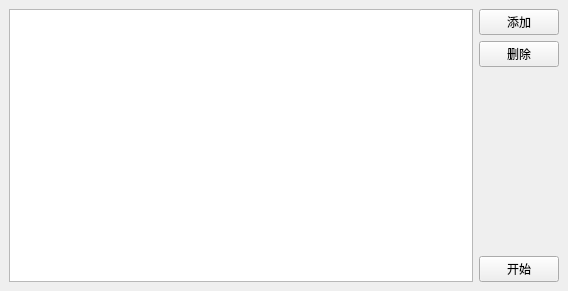
<?xml version="1.0" encoding="UTF-8"?>
<ui version="4.0">
 <class>batch_playblast_MainWindow</class>
 <widget class="QMainWindow" name="batch_playblast_MainWindow">
  <property name="geometry">
   <rect>
    <x>0</x>
    <y>0</y>
    <width>568</width>
    <height>291</height>
   </rect>
  </property>
  <property name="windowTitle">
   <string>批量PlayBlast</string>
  </property>
  <widget class="QWidget" name="centralwidget">
   <property name="font">
    <font>
     <pointsize>10</pointsize>
    </font>
   </property>
   <layout class="QHBoxLayout" name="horizontalLayout">
    <item>
     <widget class="QListWidget" name="QL_list">
      <property name="selectionMode">
       <enum>QAbstractItemView::ExtendedSelection</enum>
      </property>
     </widget>
    </item>
    <item>
     <layout class="QVBoxLayout" name="verticalLayout">
      <item>
       <widget class="QPushButton" name="QB_add">
        <property name="font">
         <font>
          <pointsize>9</pointsize>
         </font>
        </property>
        <property name="text">
         <string>添加</string>
        </property>
       </widget>
      </item>
      <item>
       <widget class="QPushButton" name="QB_del">
        <property name="font">
         <font>
          <pointsize>9</pointsize>
         </font>
        </property>
        <property name="text">
         <string>删除</string>
        </property>
       </widget>
      </item>
      <item>
       <spacer name="verticalSpacer">
        <property name="orientation">
         <enum>Qt::Vertical</enum>
        </property>
        <property name="sizeHint" stdset="0">
         <size>
          <width>20</width>
          <height>40</height>
         </size>
        </property>
       </spacer>
      </item>
      <item>
       <widget class="QPushButton" name="QB_start">
        <property name="font">
         <font>
          <pointsize>9</pointsize>
         </font>
        </property>
        <property name="text">
         <string>开始</string>
        </property>
       </widget>
      </item>
     </layout>
    </item>
   </layout>
  </widget>
 </widget>
 <resources/>
 <connections/>
</ui>
